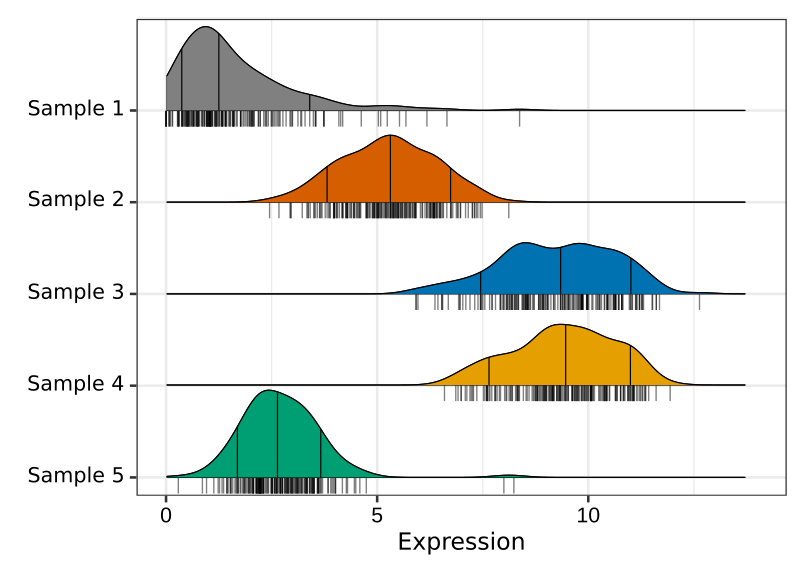

Reproduce this figure in R.
# Author: Jeffrey Grover
# Purpose: Create ridge plots using the ggridges package
# Created: 2019-04-19
# Usage: Ridge plots are a nice visualization for data that allows you to not
# see the same data a violin or box plot would show, but also the shape of the
# data. It doesn't suffer from the artificially inflated median-look of the
# violin plot, and turning it horizontal by default focuses the eye on the fact
# that the density is highest near the median, rather than on the extremes.

library(dplyr)
library(ggplot2)
library(ggridges)

# ggridges is not a part of the tidyverse libraries, it is a separate package
# that must be installed and loaded. While, dplyr and ggplot2 will work by import
# of library(tidyverse).

# In this example, "data" is a data frame or tibble in long format with variables
# (columns) "sample" and "expression"

colorblind_palette <- rev(c('#999999', '#E69F00', '#56B4E9', '#009E73', '#F0E442',
                            '#0072B2', '#D55E00', '#CC79A7'))

ggplot(data, aes(y = sample, x = expression, fill = sample)) +
    geom_density_ridges2(scale = 0.95,
                          jittered_points = TRUE,
                          position = position_points_jitter(width = 0.05, height = 0),
                          point_shape = '|',
                          point_size = 5,
                          point_alpha = 0.5,
                          alpha = 1) +
  stat_density_ridges(quantile_lines = TRUE,
                      quantiles = c(0.10, 0.50, 0.90),
                      scale = 0.95) +
    theme_bw(base_size = 24) +
    scale_x_continuous(limits = c(0, 14)) +
    scale_y_discrete(expand = expand_scale(add = c(0.2, 0.8))) +
    scale_fill_manual(values = colorblind_palette) +
    theme(axis.title.y = element_blank(),
          axis.text.y = element_text(color = 'black'),
          axis.text.x = element_text(color = 'black'),
          legend.title = element_blank(),
          legend.position = 'none') +
    xlab('Expression') +
    ggsave(str_c(out_dir, 'out_filename.svg'), width = 10, height = 8)
